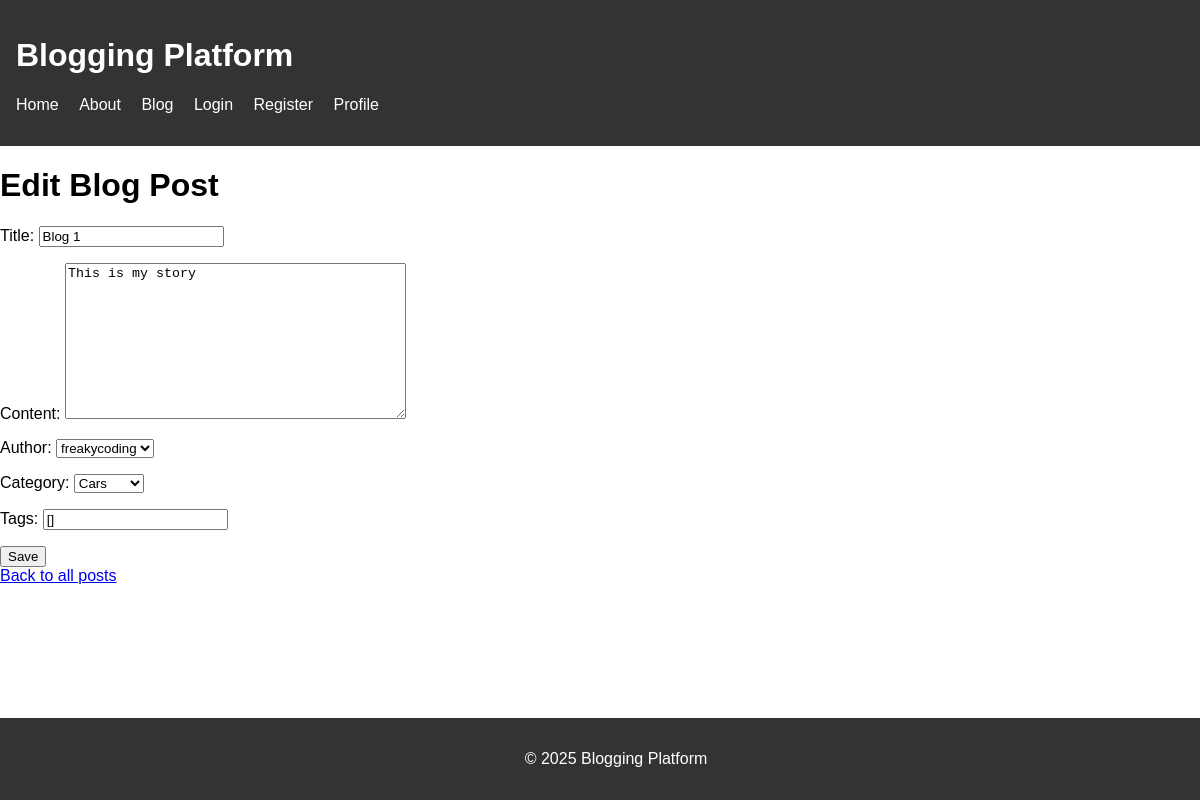
The page /blog/post/7/edit/ (signed in) on the database its author committed.
### blog/models.py (models this page shows, shortened)
class BlogPost(models.Model):
    title = models.CharField(max_length=200)
    content = models.TextField()
    author = models.ForeignKey(User, on_delete=models.CASCADE)
    category = models.ForeignKey(Category, on_delete=models.SET_NULL, null=True)
    published_date = models.DateTimeField(auto_now=True)
    tags = models.ManyToManyField(Tag, blank=True)
    created_at = models.DateTimeField(auto_now_add=True)
    class Meta:
        ordering = ['-created_at']  # Order posts by creation date, newest first

### blog/views.py (the view)
# urls.py: path('post/<int:pk>/edit/', update_post, name='update_post'),
@login_required
def update_post(request, pk):
    post = get_object_or_404(BlogPost, pk=pk)
    if post.author != request.user:
        return redirect('post_list')
    if request.method == 'POST':
        form = BlogPostForm(request.POST, instance=post, user=request.user)
        if form.is_valid():
            form.save()
            return redirect('post_list')
    form = BlogPostForm(instance=post, user=request.user)
    return render(request, 'blog/update_post.html', {'form': form})

### blog/forms.py
class BlogPostForm(forms.ModelForm):
    class Meta:
        model = BlogPost
        fields = ['title', 'content', 'author', 'category', 'tags']
        widgets = {
            'tags': forms.TextInput(attrs={'placeholder': 'Comma-separated tags (optional)'}),
        }
    def __init__(self, *args, **kwargs):
        self.user = kwargs.pop('user', None)
        super(BlogPostForm, self).__init__(*args, **kwargs)
        if self.user:
            self.fields['author'].initial = self.user

### blog/models.py (called while the page is built)
    def __str__(self):
        return self.name

### blog/templates/blog/update_post.html (shortened to what this page needs)
{% extends "base.html" %}
{% block content %}
    <h1>Edit Blog Post</h1>
    <form method="post" action="{% url 'update_post' post.pk %}">
        {{ form.as_p }}
        <button type="submit">Save</button>
    </form>
    <a href="{% url 'blog:post_list' %}">Back to all posts</a>
{% endblock %}

### static/css/styles.css (style rules this page uses)
body { font-family: Arial, sans-serif; margin: 0; padding: 0; }
h1 { font-size: 2rem; }

### rows shown on the page
BlogPost: title "Blog 1", content "This is my story", author "freakycoding", category "Cars"
